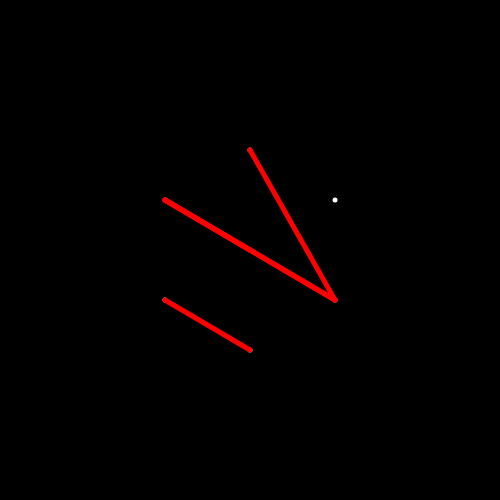
Frame 1 (no input)
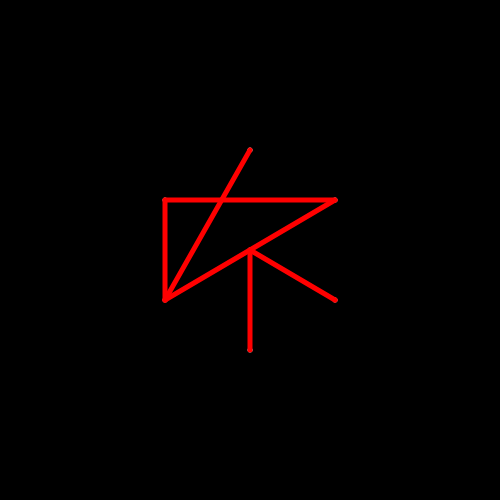
Frame 2 (the mouse pressed at the canvas centre, redrawn once)

The p5.js sketch that drew these frames (run headless with seeded random() and noise() and a simulated clock; the mouse was pressed at the canvas centre and the sketch redrawn once):

// p5.js sketch
// ── sketch.js

let points = []; // declaring array for coordinates
let lineStart = 0;
let lineEnd = 0;

let otherPoints = [
  {x:50,y:25},
  {x:25,y:10},
  {x:10,y:90} // these are object literals
  // they specify the keys (names of fields)
  // and values (values of fields) of different
  // child properties in an array or otherwise
];

function setup() {
  createCanvas(500, 500);

  points = [
    createVector(0,0),
    createVector(0,-100),
    createVector(85,50),
    createVector(-85,50),
    createVector(0,100),
    createVector(-85,-50),
    createVector(85,-50)
  ];
  
}

function draw() {
  noLoop();
  background(0);
  translate(width/2,height/2);
  stroke(255);
  strokeWeight(5);
  for(let i = 0;i<points.length;i++){
    point(points[i].x,points[i].y);
  }
  stroke(255,0,0);
  //line(points[lineStart].x,points[lineStart].y,
  //  points[lineEnd].x,points[lineEnd].y);
  console.log(random(1,9));
  console.log(floor(random(1,9)));
  let lineAmount = floor(random(1,9));
  for(let i = 0; i<lineAmount;i++){
    let start = floor(random(points.length));
    let end = floor(random(points.length));
    line(points[start].x,points[start].y,points[end].x,points[end].y);
  }
}

function mousePressed(){
  lineStart = floor(random(points.length));
  lineEnd = floor(random(points.length));
  // floor function will round a number
  // to whatever the lower whole integer is

}
